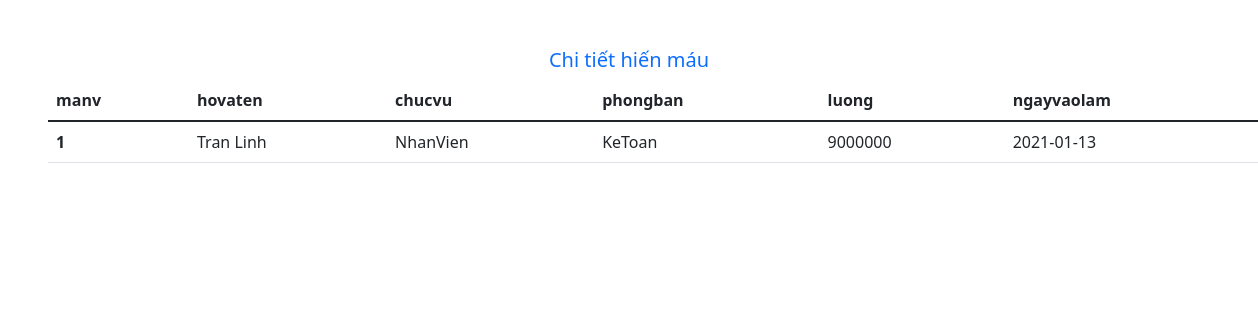
The app's page /index.php?controller=nhanvien&action=detail&id=1 with its own data.
### tables this page shows
CREATE TABLE `nhanvien` (
  `maNV` int(11) NOT NULL,
  `hovaten` varchar(500) NOT NULL,
  `chucvu` varchar(20) NOT NULL,
  `phongban` varchar(500) NOT NULL,
  `luong` int(11) NOT NULL,
  `ngayvaolam` date NOT NULL
);

### controller/NhanvienController.php (called while the page is built, shortened)
<?php
    require_once 'model/NhanvienModel.php';
    class NhanvienController{
        function detail(){
            $manv = $_GET['id'];
            $NVModel = new NhanvienModel();
            $nv = $NVModel->getNhanvien($manv);
            require_once 'view/nhanvien/detail.php';
        }
    }
?>

### index.php (called while the page is built, shortened)
<?php
    $action     = isset($_GET['action']) ? $_GET['action'] : 'index';
    $object = new $classController();
    $object->$action();
?>

### model/NhanvienModel.php (called while the page is built, shortened)
<?php
    class NhanvienModel{
        public function getNhanvien($nhanvienID) {
            $connection = $this->connectDb();
            $querySelect = "SELECT * FROM nhanvien WHERE manv=$nhanvienID";
            $result = mysqli_query($connection, $querySelect);
            $arr_nhanvien = [];
            if(mysqli_num_rows($result) > 0) {
                $arr_nhanviens = mysqli_fetch_all($result, MYSQLI_ASSOC);
                $arr_nhanvien = $arr_nhanviens[0];
            }
            return $arr_nhanvien;
        }
        public function connectDb() {
            $connection = mysqli_connect(DB_HOST, DB_USERNAME, DB_PASSWORD, DB_NAME);
            return $connection;
        }
    }
?>

### view/nhanvien/detail.php (the view, shortened to what this page needs)
<!DOCTYPE html>
<html lang="en">
<head>
    <link rel="stylesheet" href="https://cdn.jsdelivr.net/npm/bootstrap-icons@1.7.2/font/bootstrap-icons.css">
    <link href="https://cdn.jsdelivr.net/npm/bootstrap@5.1.3/dist/css/bootstrap.min.css" rel="stylesheet"
>
</head>
<body>
    <main>
    <h5 class="text-center text-primary mt-5" >Chi tiết hiến máu</h5>
    <table class="table ms-5">
        <thead>
                    <tr>
                    <th scope="col">manv</th>
                    <th scope="col">hovaten</th>
                    <th scope="col">chucvu</th>
                    <th scope="col">phongban</th>
                    <th scope="col">luong</th>
                    <th scope="col">ngayvaolam</th>
                    </tr>
                </thead>
                <tbody>
                <tr>
                    <th scope="row"><?php echo $nv['maNV']; ?></th>
                    <td><?php echo $nv['hovaten']; ?></td>
                    <td><?php echo $nv['chucvu']; ?></td>
                    <td><?php echo $nv['phongban']; ?></td>
                    <td><?php echo $nv['luong']; ?></td>
                    <td><?php echo $nv['ngayvaolam']; ?></td>
                </tr>
                </tbody>
     </table>
    </main>
</body>
</html>

### records on screen
nhanvien: maNV "1", hovaten "Tran Linh", chucvu "NhanVien", phongban "KeToan", luong "9000000", ngayvaolam "2021-01-13"
